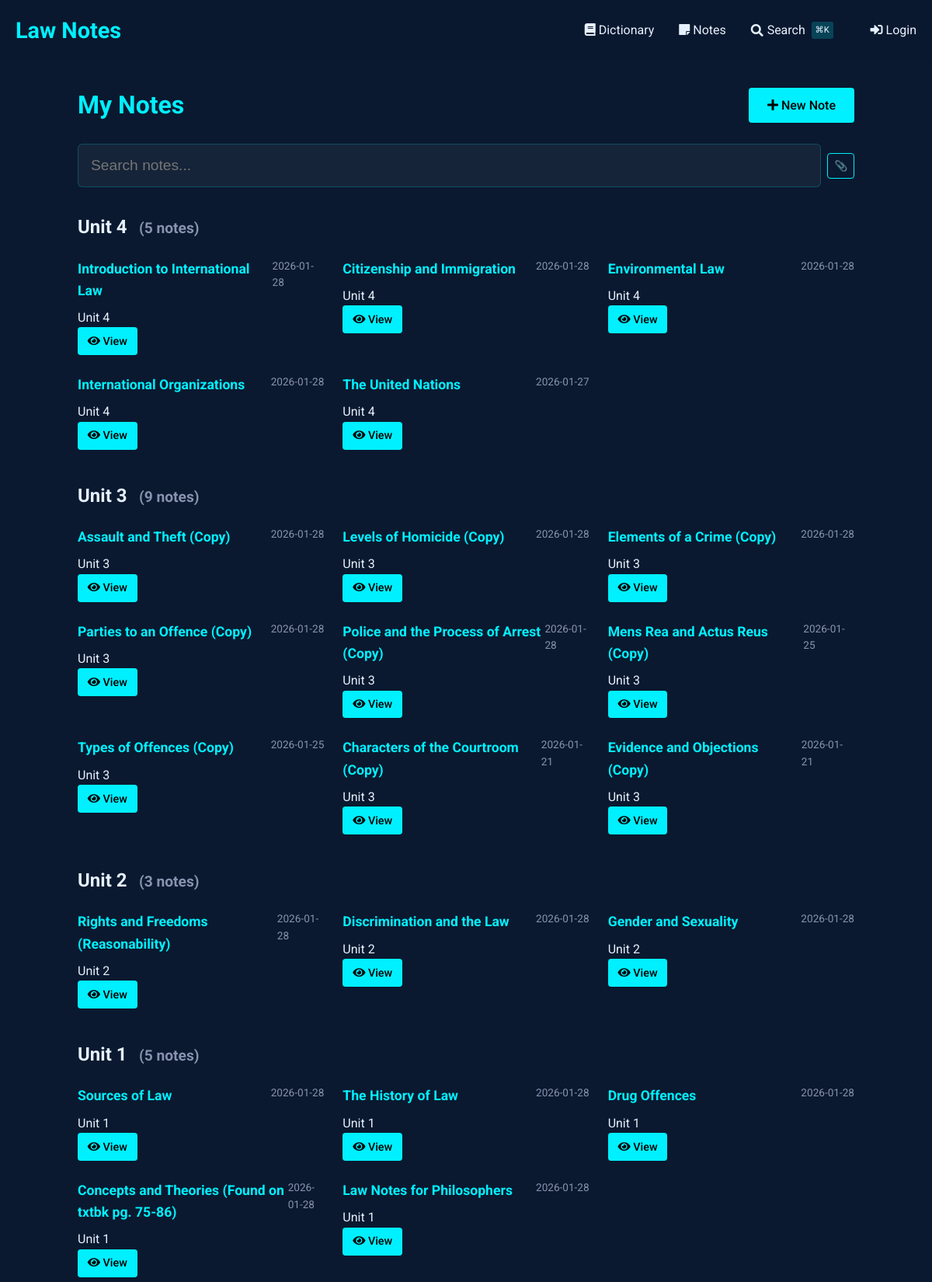
The app's page /notes (upper part) with its own data.
### tables this page shows
CREATE TABLE notes (
    id INTEGER PRIMARY KEY AUTOINCREMENT,
    title TEXT NOT NULL,                -- short title for the note
    content TEXT NOT NULL,              -- the full note text
    unit_number INTEGER,                -- optional: to group with course units
    tags TEXT,                          -- comma-separated or JSON for filtering/search
    related_entries TEXT,               -- store glossary ids (e.g., "1,4,5") for cross-linking
    created_at TIMESTAMP DEFAULT CURRENT_TIMESTAMP,
    last_updated TIMESTAMP DEFAULT CURRENT_TIMESTAMP,
    views INTEGER DEFAULT 0,            -- track popularity
    is_favorite BOOLEAN DEFAULT 0,      -- quick flag for starred notes
    comments TEXT                       -- optional: your own thoughts or annotations
, has_worksheet BOOLEAN DEFAULT 0);

### notes_routes.py (the view)
@notes_bp.route('')
def index():
    db = SQL("sqlite:///notes.db")
    notes = db.execute("""
        SELECT id, title, unit_number,
               strftime('%Y-%m-%d', created_at) as created_date,
               strftime('%Y-%m-%d', last_updated) as last_updated,
               is_favorite, has_worksheet
        FROM notes
        ORDER BY
            CASE WHEN unit_number = '' OR unit_number IS NULL THEN 1 ELSE 0 END,
            CAST(unit_number AS INTEGER) DESC,
            last_updated DESC
    """)
    notes_by_unit = {}
    for note in notes:
        unit = note.get('unit_number', 'Ungrouped')
        if unit not in notes_by_unit:
            notes_by_unit[unit] = []
        notes_by_unit[unit].append(note)
    return render_template('notes/index.html',
                         notes_by_unit=notes_by_unit)

### sql.py (called while the page is built)
def _enable_logging(f):
    import logging
    import functools
    import os
    @functools.wraps(f)
    def decorator(*args, **kwargs):
        try:
            import flask
        except ModuleNotFoundError:
            return f(*args, **kwargs)
        disabled = logging.getLogger("cs50").disabled
        if flask.current_app and os.getenv("FLASK_ENV") == "development":
            logging.getLogger("cs50").disabled = False
        try:
            return f(*args, **kwargs)
        finally:
            logging.getLogger("cs50").disabled = disabled
    return decorator

    def __del__(self):
        self._disconnect()

    def _disconnect(self):
        if hasattr(_data, self._name()):
            getattr(_data, self._name()).close()
            delattr(_data, self._name())

    def _name(self):
        return str(hash(self))

        def connect(dbapi_connection, connection_record):
            try:
                if isinstance(
                    dbapi_connection, sqlite3.Connection
                ):  # If back end is sqlite
                    cursor = dbapi_connection.cursor()
                    cursor.execute("PRAGMA foreign_keys=ON")
                    cursor.close()
            except:
                pass

### templates/notes/index.html (shortened to what this page needs)
{% extends "notes/base.html" %}
{% block content %}
<div class="container" style="max-width: 1000px; margin: 0 auto;">
    <div style="display: flex; justify-content: space-between; align-items: center; margin-bottom: 1.5rem;">
        <h1 style="color: var(--primary); margin: 0;">
            My Notes
        </h1>
        <a href="{{ url_for('notes.add_note') }}" class="btn" style="background: var(--primary); color: #000; text-decoration: none; white-space: nowrap;">
            <i class="fas fa-plus"></i> New Note
        </a>
    </div>
    <div class="search-container">
        <input type="text" id="noteSearch" class="search-input" placeholder="Search notes..." autocomplete="off" style="padding-left: 1rem;">
    </div>
    <div id="notesContainer">
        {% if notes_by_unit %}
            {% for unit, notes in notes_by_unit.items() %}
                <div class="unit-section" data-unit="{{ unit or 'general' }}">
                    <h2 class="unit-header">
                        {% if unit %}
                            Unit {{ unit }}
                        {% else %}
                            General Notes
                        {% endif %}
                        <small class="unit-count" style="font-size: 0.8em; color: #8892b0; margin-left: 0.5em;">
                        </small>
                    </h2>
                    <div class="notes-grid" style="display: grid; grid-template-columns: repeat(auto-fill, minmax(300px, 1fr)); gap: 1.5rem;" data-unit="{{ unit or 'general' }}">
                        {% for note in notes %}
                            <div class="note-card"
                                 data-id="{{ note.id }}"
                                 data-title="{{ note.title|lower }}"
                                 data-content="{{ note.content|lower }}"
                                 data-unit="{{ note.unit_number or 'general' }}"
                                 data-tags="{{ note.tags|default('', true)|lower }}"
                                 data-has-worksheet="{{ 'true' if note.has_worksheet else 'false' }}"
                                 data-date="{{ (note.last_updated or note.created_date)|lower }}"
                                 data-favorite="{{ 'favorite' if note.is_favorite else '' }}">
                                <div style="display: flex; justify-content: space-between; align-items: flex-start;">
                                    <h3 style="margin: 0 0 0.5rem 0; font-size: 1.1rem; color: var(--primary);">
                                        {{ note.title }}
                                    </h3>
                                    <span class="note-date" style="color: #8892b0; font-size: 0.85rem;">
                                        {{ note.last_updated or note.created_date }}
                                    </span>
                                </div>
                                <div class="note-meta">
                                    {% if note.unit_number %}
                                        <span>Unit {{ note.unit_number }}</span>
                                    {% else %}
                                        <span>No unit</span>
                                    {% endif %}
                                </div>
                                <div class="note-actions">
                                    <a href="{{ url_for('notes.view_note', note_id=note.id) }}" class="btn" style="padding: 0.4rem 0.8rem; font-size: 0.9rem;">
                                        <i class="fas fa-eye"></i> View
                                    </a>
                                </div>
                            </div>
                        {% endfor %}
                    </div>
                </div>
            {% endfor %}
        {% endif %}
    </div>
</div>
{% endblock %}

### templates/dictionary/base.html (style rules this page uses)
:root { --primary: #00f0ff; --bg-dark: #0a192f; --text: #e6f1ff; --success: #2ecc71; --error: #e74c3c; }
body { font-family: 'Roboto', sans-serif; background-color: var(--bg-dark); color: var(--text); line-height: 1.6; margin: 0; padding: 0; }
.container { max-width: 1200px; margin: 0 auto; padding: 0 20px; }
.btn { display: inline-block; padding: 0.6rem 1.5rem; background: var(--primary); color: #000; border: none; border-radius: 4px; cursor: pointer; text-decoration: none; font-weight: 500; transition: all 0.3s; }

### templates/notes/index.html (style rules this page uses)
.search-container { margin-bottom: 2rem; position: relative; }
.search-input { width: 100%; padding: 0.8rem 1rem; padding-left: 2.5rem; font-size: 1rem; background: rgba(10, 25, 47, 0.7); border: 1px solid rgba(0, 240, 255, 0.3); border-radius: 4px; color: #e6f1ff; transition: all 0.3s ease; }
.unit-section { margin-bottom: 2.5rem; }

### templates/partials/spotlight_search.html (style rules this page uses)
.search-input { width: 100%; padding: 1rem 1rem 1rem 3rem; font-size: 1.2rem; background: rgba(255, 255, 255, 0.05); border: 1px solid rgba(0, 240, 255, 0.2); border-radius: 6px; color: #e6f1ff; transition: all 0.3s ease; }

### records on screen
notes: title "Introduction to International Law", last_updated "2026-01-28", unit_number "4"
notes: title "Citizenship and Immigration", last_updated "2026-01-28", unit_number "4"
notes: title "Environmental Law", last_updated "2026-01-28", unit_number "4"
notes: title "International Organizations", last_updated "2026-01-28", unit_number "4"
notes: title "The United Nations", last_updated "2026-01-27", unit_number "4"
notes: title "Assault and Theft (Copy)", last_updated "2026-01-28", unit_number "3"
notes: title "Levels of Homicide (Copy)", last_updated "2026-01-28", unit_number "3"
notes: title "Elements of a Crime (Copy)", last_updated "2026-01-28", unit_number "3"
notes: title "Parties to an Offence (Copy)", last_updated "2026-01-28", unit_number "3"
notes: title "Police and the Process of Arrest (Copy)", last_updated "2026-01-28", unit_number "3"
notes: title "Mens Rea and Actus Reus (Copy)", last_updated "2026-01-25", unit_number "3"
notes: title "Types of Offences (Copy)", last_updated "2026-01-25", unit_number "3"
notes: title "Characters of the Courtroom (Copy)", last_updated "2026-01-21", unit_number "3"
notes: title "Evidence and Objections (Copy)", last_updated "2026-01-21", unit_number "3"
notes: title "Rights and Freedoms (Reasonability)", last_updated "2026-01-28", unit_number "2"
notes: title "Discrimination and the Law", last_updated "2026-01-28", unit_number "2"
notes: title "Gender and Sexuality", last_updated "2026-01-28", unit_number "2"
notes: title "Sources of Law", last_updated "2026-01-28", unit_number "1"
notes: title "The History of Law", last_updated "2026-01-28", unit_number "1"
notes: title "Drug Offences", last_updated "2026-01-28", unit_number "1"
notes: title "Concepts and Theories (Found on txtbk pg. 75-86)", last_updated "2026-01-28", unit_number "1"
notes: title "Law Notes for Philosophers", last_updated "2026-01-28", unit_number "1"

### other values on screen
{{ unit }} "4" "3" "2" "1"
